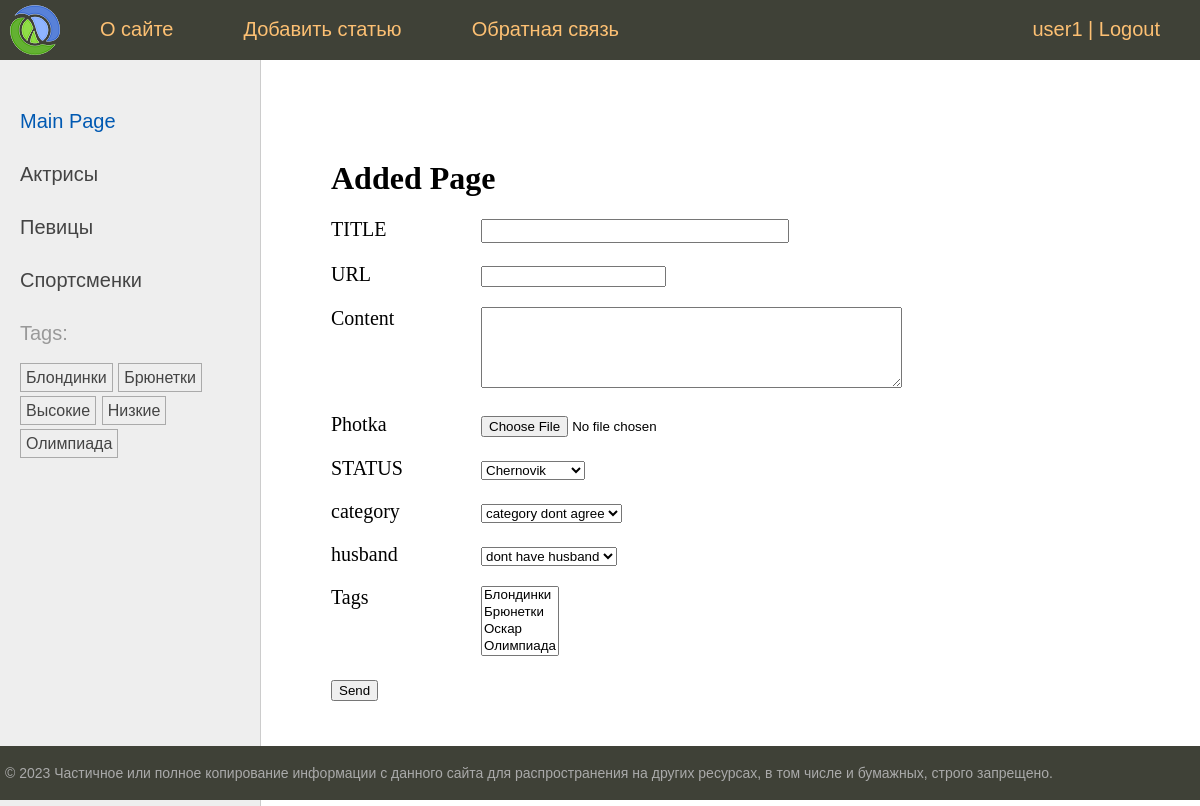
The app's page /addpage/ (signed in) with its own data.
### users/models.py (models this page shows)
class User(AbstractUser):
    photo = models.ImageField(upload_to='users/%Y/%m/%d/', blank=True, null=True, verbose_name='Photo')
    date_birth = models.DateTimeField(blank=True, null=True, verbose_name='Date Birthday')

### man/models.py (models this page shows)
class Category(models.Model):
    name = models.CharField(max_length=100, db_index=True, verbose_name='category')
    slug = models.SlugField(max_length=255, unique=True, db_index=True)
    def __str__(self):
        return self.name
    class Meta:
        verbose_name = 'CATEGORY'
        verbose_name_plural = 'CATEGORIES'
    def get_absolute_url(self):
        return reverse('category', kwargs={'cat_slug': self.slug})

class TagPost(models.Model):
    tag = models.CharField(max_length=100, db_index=True)
    slug = models.SlugField(max_length=255, unique=True, db_index=True)
    def __str__(self):
        return self.tag
    def get_absolute_url(self):
        return reverse('tag', kwargs={'tag_slug': self.slug})

### man/views.py (the view, shortened to what this page needs)
# urls.py: path('addpage/', views.AddPage.as_view(), name='add_page'),
class AddPage(PermissionRequiredMixin, LoginRequiredMixin, DataMixin, CreateView):
    form_class = AddPostForm
    template_name = 'man/addpage.html'
    title_page = 'Added Page'
    login_url = '/admin/'
    permission_required = 'women.add_women'

### man/forms.py (shortened to what this page needs)
class AddPostForm(forms.ModelForm):
    cat = forms.ModelChoiceField(queryset=Category.objects.all(), label='category', empty_label='category dont agree')
    husband = forms.ModelChoiceField(queryset=Husband.objects.all(), required=False, label='husband', empty_label='dont have husband')
    class Meta:
        model = Man
        fields = ['title', 'slug', 'content', 'photo', 'is_active', 'cat', 'husband', 'tags']
        widgets = {
            'title': forms.TextInput(attrs={'class': 'form-input'}),
            'content': forms.Textarea(attrs={'cols': 50, 'rows': 5}),
        }
        labels = {'slug': 'URL'}

### man/models.py (called while the page is built)
    def __str__(self):
        return self.name

### man/templatetags/man_tags.py (called while the page is built)
@register.inclusion_tag('man/list_categories.html')
def show_categories(cat_selected=0):
    cats = Category.objects.annotate(total=Count("posts")).filter(total__gt=0)
    return {'cats': cats, 'cat_selected': cat_selected}

@register.inclusion_tag('man/list_tags.html')
def show_all_tags():
    return {'tags': TagPost.objects.annotate(total=Count("tags")).filter(total__gt=0)}

### users/context_processors.py (called while the page is built)
def get_man_context(request):
    return {'mainmenu': menu}

### man/templates/man/addpage.html (shortened to what this page needs)
{% extends 'base.html' %}
{% block content %}
<h1>{{ title }}</h1>
<form action="" method="post" enctype="multipart/form-data">
    {% for f in form %}
    <p><label for="{{ f.id_for_label }}" class="form-label">{{ f.label }}</label>{{ f }}</p>
    {% endfor %}
    <p><button type="submit">Send</button></p>
</form>
{% endblock %}

### templates/base.html (shortened to what this page needs)
{% load static %}
{% load man_tags %}
<!DOCTYPE html>
<html>
<head>
	<link type="text/css" href="{% static 'man/css/styles.css' %}" rel="stylesheet" />
</head>
<body>
<table class="table-page" border=0 cellpadding="0" cellspacing="0">
<tr><td valign=top>
{% block mainmenu %}
		<div class="header">
			<ul id="mainmenu" class="mainmenu">
			<li class="logo"><a href="{% url 'home' %}"><div class="logo"></div></a></li>
{% for m in mainmenu %}
	<li><a href="{% url m.url_name %}">{{m.title}}</a></li>
{% endfor %}
{% if user.is_authenticated %}
				<li class="last"><a href="{% url 'users:profile' %}">{{ user.username }}</a> | <a href="{%url 'users:logout' %}">Logout</a></li>
{% else %}
	<li class="last"><a href="{% url 'users:login' %}">Login</a> | <a href="{% url 'users:register' %}">Authorization</a></li>
{% endif %}
			</ul>
		</div>
{% endblock mainmenu %}
<table class="table-content" border=0 cellpadding="0" cellspacing="0">
<tr>
	<td valign="top" class="left-chapters">
	<ul id="leftchapters">
		{% if cat_selected == 0 %}
		<li class="selected">Main Page</li>
		{% else %}
		<li><a href="{% url 'home' %}">Main Page</a></li>
		{% endif %}
		{% show_categories cat_selected %}
		<li>{% show_all_tags %}</li>
	</ul>
</td>
<td valign="top" class="content">
	<div class="content-text">
{% block content %}
{% endblock %}
	</div>
</td></tr></table>
</td></tr>
<tr><td valign=top>
	<div id="footer">
		<p>&copy; 2023 Частичное или полное копирование информации с данного сайта для распространения на других ресурсах, в том числе и бумажных, строго запрещено.</p>
	</div>
</td></tr></table>
</body>
</html>

### man/templates/man/list_categories.html
{% for cat in cats %}
{% if cat.id == cat_selected %}
<li class="selected">{{cat.name}}</li>
{% else %}
<li><a href="{{ cat.get_absolute_url }}">{{cat.name}}</a></li>
{% endif %}
{% endfor %}

### man/templates/man/list_tags.html
{% if tags %}
    <p>Tags:</p>
    <ul class="tags-list">
        {% for t in tags %}
        <li><a href="{{t.get_absolute_url}}">{{t.tag}}</a></li>
        {% endfor %}
    </ul>
{% endif %}

### man/static/man/css/styles.css (style rules this page uses)
html, body { font-family: 'Arial'; margin: 0; padding: 0; height: 100%; width: 100%; color: #444; }
a { color: #0059b2; text-decoration: none; }
.table-page { width: 100%; height: 100%; vertical-align: top; }
.table-page tr { height: 100%; }
.header { background: #3F4137; height: 60px; }
.logo { background: url('../images/logo.png') no-repeat 10px 5px; width: 70px; height: 60px; }
ul.mainmenu { list-style: none; margin: 0; padding: 0; height: 60px; color: #fdc073; font-size: 20px; overflow: hidden; }
ul.mainmenu li { float: left; margin: 18px 40px 0 30px; }
ul.mainmenu li.logo { margin: 0; }
ul.mainmenu li.last { float: right; }
ul.mainmenu li a { color: #fdc073; text-decoration: none; }
.table-content { width: 100%; min-height: 100%; height: 100%; }
.left-chapters { margin: 0; background: #eee; border-right: 1px solid #ccc; }
.left-chapters ul { width: 230px; margin: 0; padding: 20px 10px 10px 20px; list-style: none; font-size: 20px; }
.left-chapters ul li { margin: 30px 0 0 0; color: #999; }
.left-chapters ul li.selected { color: #0059b2; }
.left-chapters ul li a { color: #444; text-decoration: none; }
ul.tags-list { width: 100%; margin: 0; padding: 0; list-style: none; }
ul.tags-list li { margin: 0; padding: 0 0 10px; display: inline-block; }
ul.tags-list li a { padding: 5px; font-size: 16px; border: 1px solid #aaa; }
.content { padding: 40px 20px 20px 40px; width: 100%; box-sizing: border-box; }
.content-text { margin: 60px 0 0 30px; color: #000; font-size: 20px; font-family: Yandex Sans Display Light; }
.content-text h1 { font-size: 32px; }
#footer { box-sizing: border-box; background: #3F4137; padding: 5px; color: #aaa; font-size: 14px; font-family: Verdana, Geneva, Arial, Helvetica; text-align: left; overflow: hidden; }
.form-input { width: 300px; font-size: 16px; }
.form-label { display: inline-block; min-width: 150px; vertical-align: top; }

### records on screen
User: username "user1"
Category: name "Актрисы"
Category: name "Певицы"
Category: name "Спортсменки"
TagPost: tag "Блондинки"
TagPost: tag "Брюнетки"
TagPost: tag "Высокие"
TagPost: tag "Низкие"
TagPost: tag "Олимпиада"

### other values on screen
{{ m.title }} "О сайте" "Добавить статью" "Обратная связь"
{{ title }} "Added Page"
{{ f.label }} "TITLE" "URL" "Content" "Photka" "STATUS" "category" "husband" "Tags"
